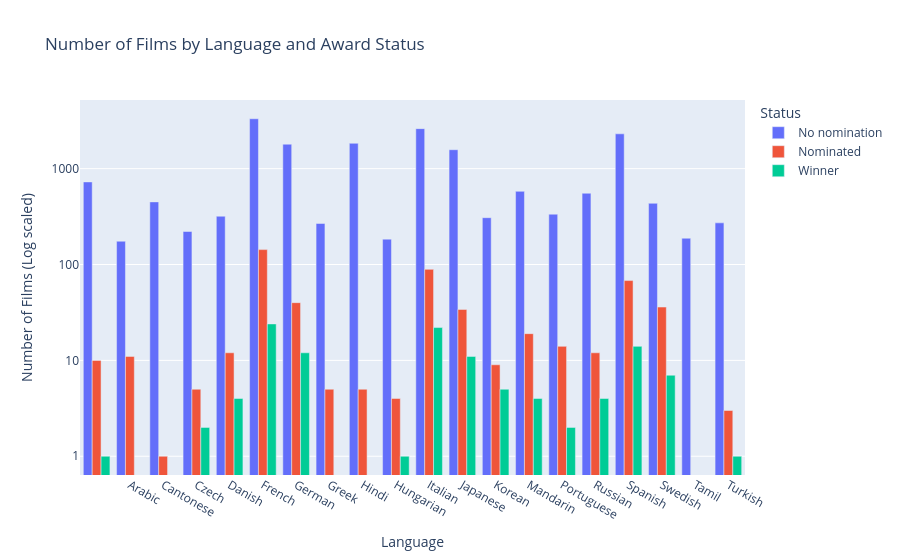

The cell this chart's notebook holds for it:
### Markdown cell above
### Plotting the total films in each award category by language
We add the `total_films` column to a Plotly bar figure and use language as the x-axis to show the total films in each status category for each language.

### Code cell
fig_count = px.bar(
    top_n_grouped,
    x='language',
    y='total_films',
    color='Status',
    barmode='group',
    title='Number of Films by Language and Award Status'
)

fig_count.update_traces(hovertemplate='%{y:,d}')
fig_count.update_yaxes(type='log', dtick=1)
fig_count.update_layout(xaxis_title='Language', yaxis_title='Number of Films (Log scaled)')
fig_count.show()

### Figure 1 — Plotly figure (JSON) as saved in the notebook; plotly's stock layout.template omitted (floating-point values rounded to 4 significant figures)
{"data": [{"alignmentgroup": "True", "hovertemplate": "%{y:,d}", "legendgroup": "No nomination", "marker": {"color": "#636efa", "pattern": {"shape": ""}}, "name": "No nomination", "offsetgroup": "No nomination", "orientation": "v", "showlegend": true, "textposition": "auto", "type": "bar", "x": ["", "Arabic", "Cantonese", "Czech", "Danish", "French", "German", "Greek", "Hindi", "Hungarian", "Italian", "Japanese", "Korean", "Mandarin", "Portuguese", "Russian", "Spanish", "Swedish", "Tamil", "Turkish"], "xaxis": "x", "y": [727, 175, 450, 221, 319, 3315, 1799, 268, 1838, 184, 2614, 1576, 308, 580, 335, 554, 2308, 435, 188, 272], "yaxis": "y"}, {"alignmentgroup": "True", "hovertemplate": "%{y:,d}", "legendgroup": "Nominated", "marker": {"color": "#EF553B", "pattern": {"shape": ""}}, "name": "Nominated", "offsetgroup": "Nominated", "orientation": "v", "showlegend": true, "textposition": "auto", "type": "bar", "x": ["", "Arabic", "Cantonese", "Czech", "Danish", "French", "German", "Greek", "Hindi", "Hungarian", "Italian", "Japanese", "Korean", "Mandarin", "Portuguese", "Russian", "Spanish", "Swedish", "Turkish"], "xaxis": "x", "y": [10, 11, 1, 5, 12, 143, 40, 5, 5, 4, 89, 34, 9, 19, 14, 12, 68, 36, 3], "yaxis": "y"}, {"alignmentgroup": "True", "hovertemplate": "%{y:,d}", "legendgroup": "Winner", "marker": {"color": "#00cc96", "pattern": {"shape": ""}}, "name": "Winner", "offsetgroup": "Winner", "orientation": "v", "showlegend": true, "textposition": "auto", "type": "bar", "x": ["", "Czech", "Danish", "French", "German", "Hungarian", "Italian", "Japanese", "Korean", "Mandarin", "Portuguese", "Russian", "Spanish", "Swedish", "Turkish"], "xaxis": "x", "y": [1, 2, 4, 24, 12, 1, 22, 11, 5, 4, 2, 4, 14, 7, 1], "yaxis": "y"}], "layout": {"barmode": "group", "legend": {"title": {"text": "Status"}, "tracegroupgap": 0}, "title": {"text": "Number of Films by Language and Award Status"}, "xaxis": {"anchor": "y", "domain": [0, 1], "title": {"text": "Language"}}, "yaxis": {"anchor": "x", "domain": [0, 1], "dtick": 1, "title": {"text": "Number of Films (Log scaled)"}, "type": "log"}}}
